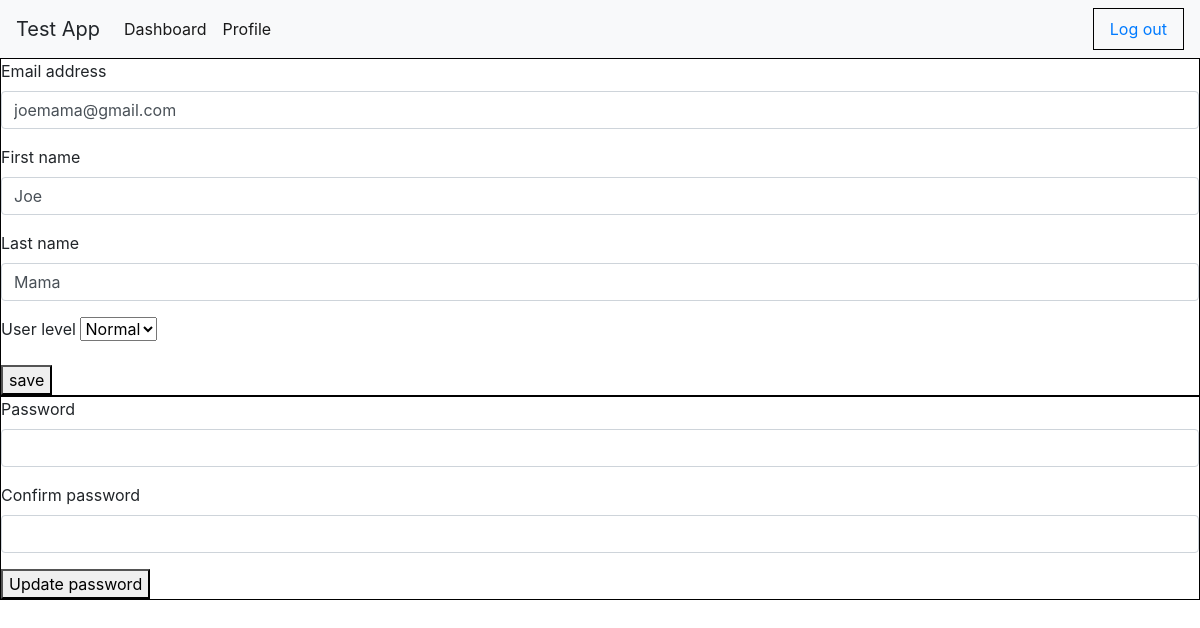
/users/edit/7, run on an earlier commit of the app's database.
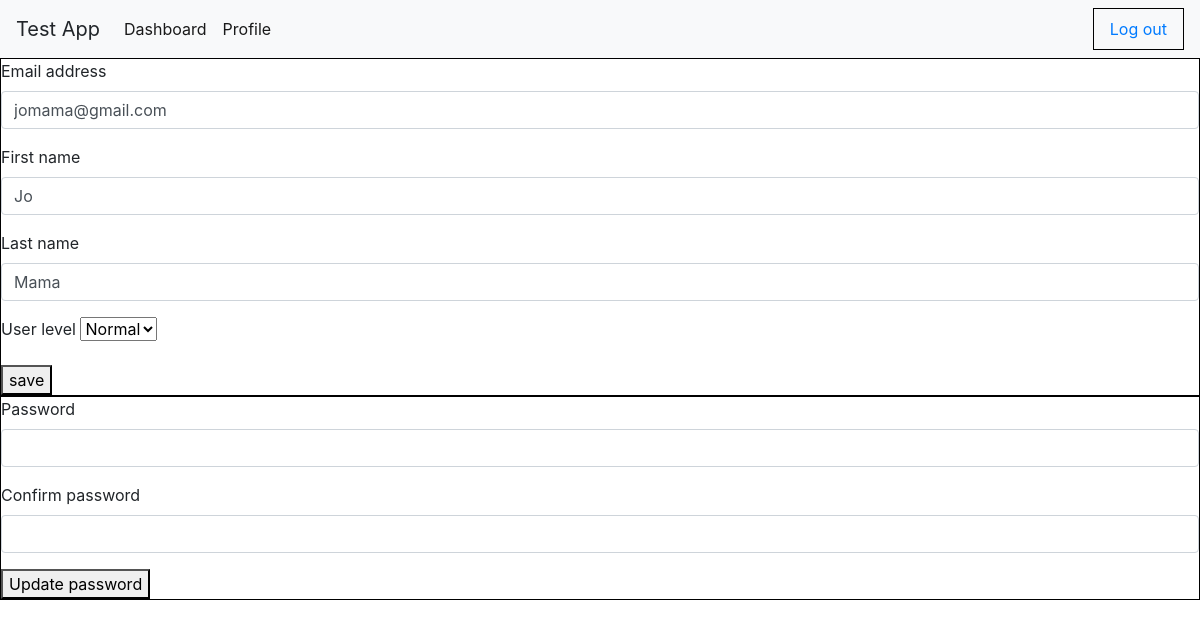
And on a later commit of the database.
### user/models.py (models this page shows)
class User(models.Model):
    user_level = models.IntegerField()
    email = models.CharField(max_length=255)
    first_name = models.CharField(max_length=50)
    last_name = models.CharField(max_length=50)
    password = models.CharField(max_length=60)
    description = models.TextField()
    created_at = models.DateTimeField(auto_now_add=True)
    updated_at = models.DateTimeField(auto_now=True)
    objects = UserManager()

### user/views.py (the view)
# urls.py: path('users/edit/<int:user_id>', views.admin_edit),
def admin_edit(request, user_id):
    context = {
        'user': User.objects.get(id = user_id)
    }
    return render(request, 'admin_edit.html', context)

### user/templates/admin_edit.html (shortened to what this page needs)
<!DOCTYPE html>
<html>
    <head>
        <link rel="stylesheet" href="https://stackpath.bootstrapcdn.com/bootstrap/4.3.1/css/bootstrap.min.css">
    </head>
    <body>
        <nav class="navbar navbar-expand-lg navbar-light bg-light">
            <a class="navbar-brand" >Test App</a>
            <div class="collapse navbar-collapse" id="navbarSupportedContent">
                <ul class="navbar-nav mr-auto">
                    <li class="nav-item active">
                        <a class="nav-link" href="/check_admin">Dashboard <span class="sr-only">(current)</span></a>
                    </li>
                    <li class="nav-item active">
                        <a class="nav-link" href="/users/edit">Profile <span class="sr-only">(current)</span></a>
                    </li>
                </ul>
                <form class="form-inline my-2 my-lg-0">
                    <a class="nav-link" href="/logout"> Log out <span class="sr-only">(current)</span></a>
                </form>
            </div>
        </nav>
        <form action="/update_info/{{user.id}}" method="POST">
            <div class="form-group">
                <label for="email">Email address</label>
                <input type="text" class="form-control" name="email" value="{{user.email}}" >
            </div>
            <div class="form-group">
                <label for="first_name">First name</label>
                <input type="text" class="form-control" name="first_name" value="{{user.first_name}}">
            </div>
            <div class="form-group">
                <label for="last_name">Last name</label>
                <input type="text" class="form-control" name="last_name" value="{{user.last_name}}">
            </div>
            <div class="form-group">
                <label for="user_level">User level</label>
                <select name="user_level">
                    <option value="1">Normal</option>
                </select>
            </div>
            <button type="submit">save</button>
        </form>
        <form action="/update_password/{{user.id}}" method="POST">
            <div class="form-group">
                <label for="password">Password</label>
                <input type="password" class="form-control" name="password">
            </div>
            <div class="form-group">
                <label for="password_check">Confirm password</label>
                <input type="password" class="form-control" name="password_check">
            </div>
            <button type="submit">Update password</button>
        </form>
    </body>
</html>

### user/templates/admin_edit.html (style rules this page uses)
form { border: 1px solid black; }

What changed in the data, as far as the page shows it:
changed User "Mama": email "joemama@gmail.com" → "jomama@gmail.com"; first_name "Joe" → "Jo"
